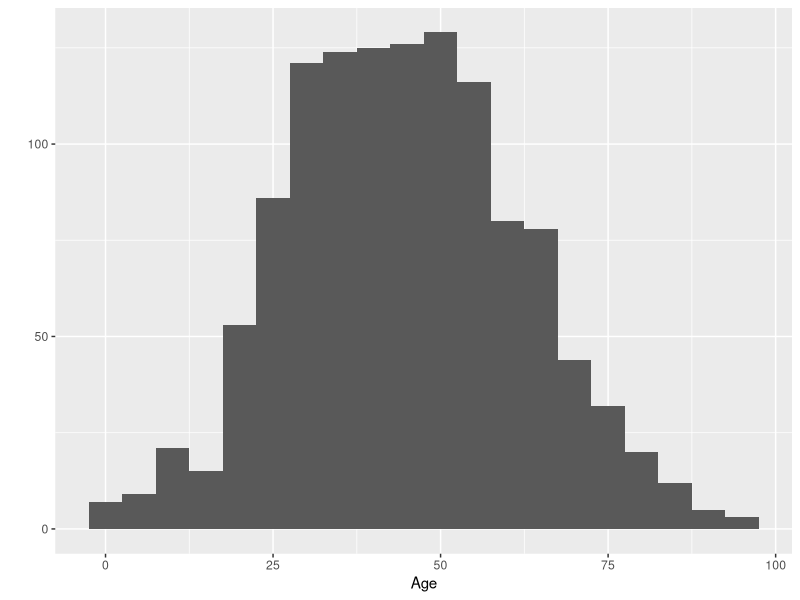

The R script that drew this image:
## ---- chunk 1
library(rmarkdown)
library(knitr)
library(tidyverse)
library(readr)
library(kableExtra)
library(ggplot2)
library(gridExtra)
## ---- chunk 2
dat <- read_csv("Data/COVID19_March12_Hubei.csv")
## ---- chunk 3

## ---- chunk 4
names(dat)
## ---- chunk 5
data_cleaned <- dat |>
    select(country, age, sex, city, province, latitude, longitude)
## ---- chunk 6
data_cleaned <- data_cleaned |>
    mutate(age = as.numeric(age))
## ---- chunk 7
glimpse(data_cleaned)
## ---- chunk 8
data_cleaned <- data_cleaned|> mutate(age=as.numeric(age))
## ---- chunk 9
head(data_cleaned$age, 20)
## ---- chunk 10
round( sum(is.na(data_cleaned$age))/length(data_cleaned$age), digits=5)
## ---- chunk 11
data_filtered <- data_cleaned |>
  filter(!is.na(age),sex %in% c("male","female"))
data_filtered
## ---- chunk 12
dim(data_filtered)
## ---- chunk 13
summary(data_filtered)
## ---- chunk 14
data_filtered <- data_filtered |> filter(age>=1)
data_filtered
## ---- chunk 15
data_filtered |>
    select(age) |>
    summary() |>
    kable(caption = "COVID-19 Age Summary")
## ---- chunk 16
data_filtered |>
    ggplot(aes(x=age)) +
    geom_histogram(binwidth = 5) +
    labs(x="Age", y="")
